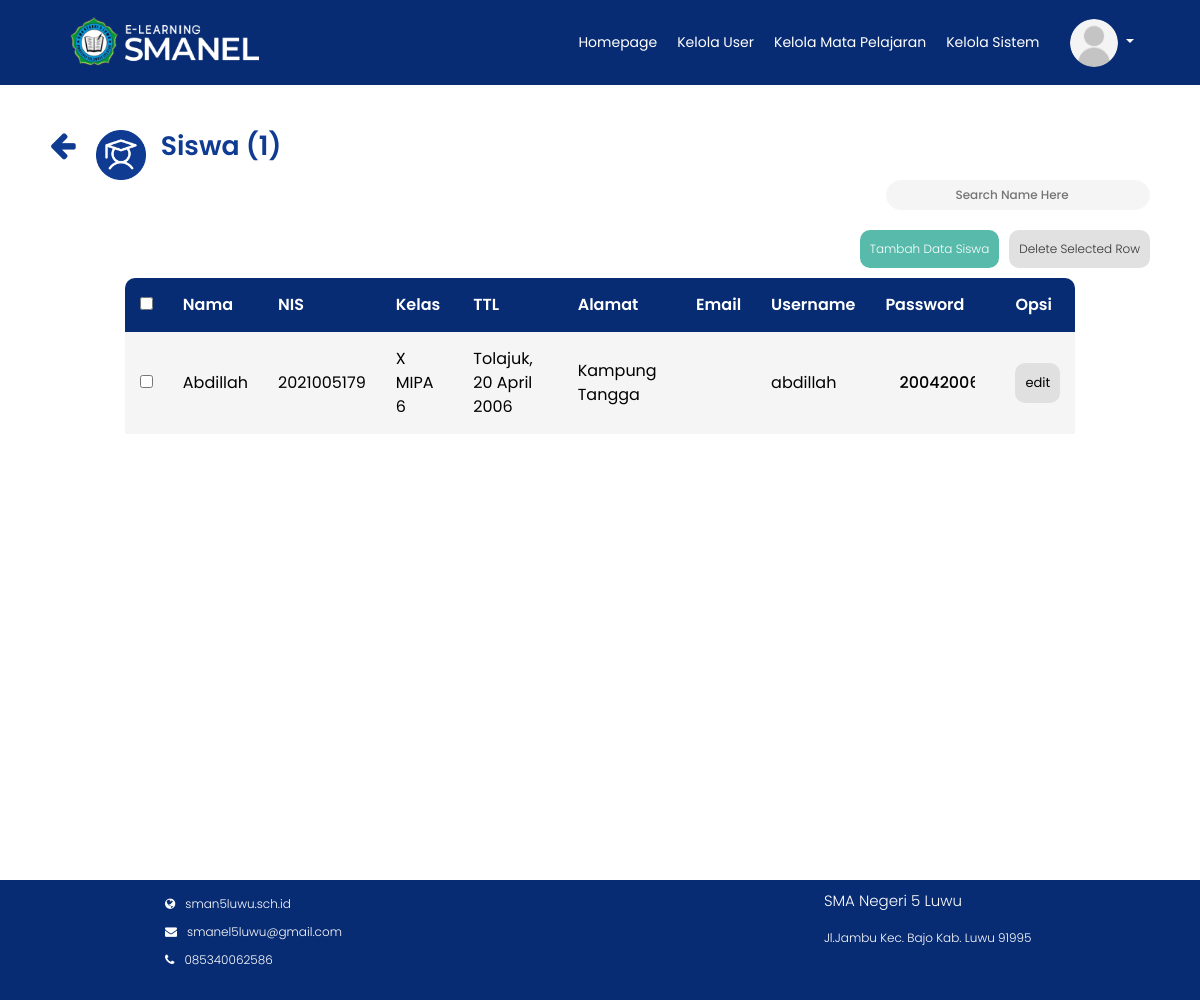
The app's page /Backend/tabelsiswa.php (signed in), older data.
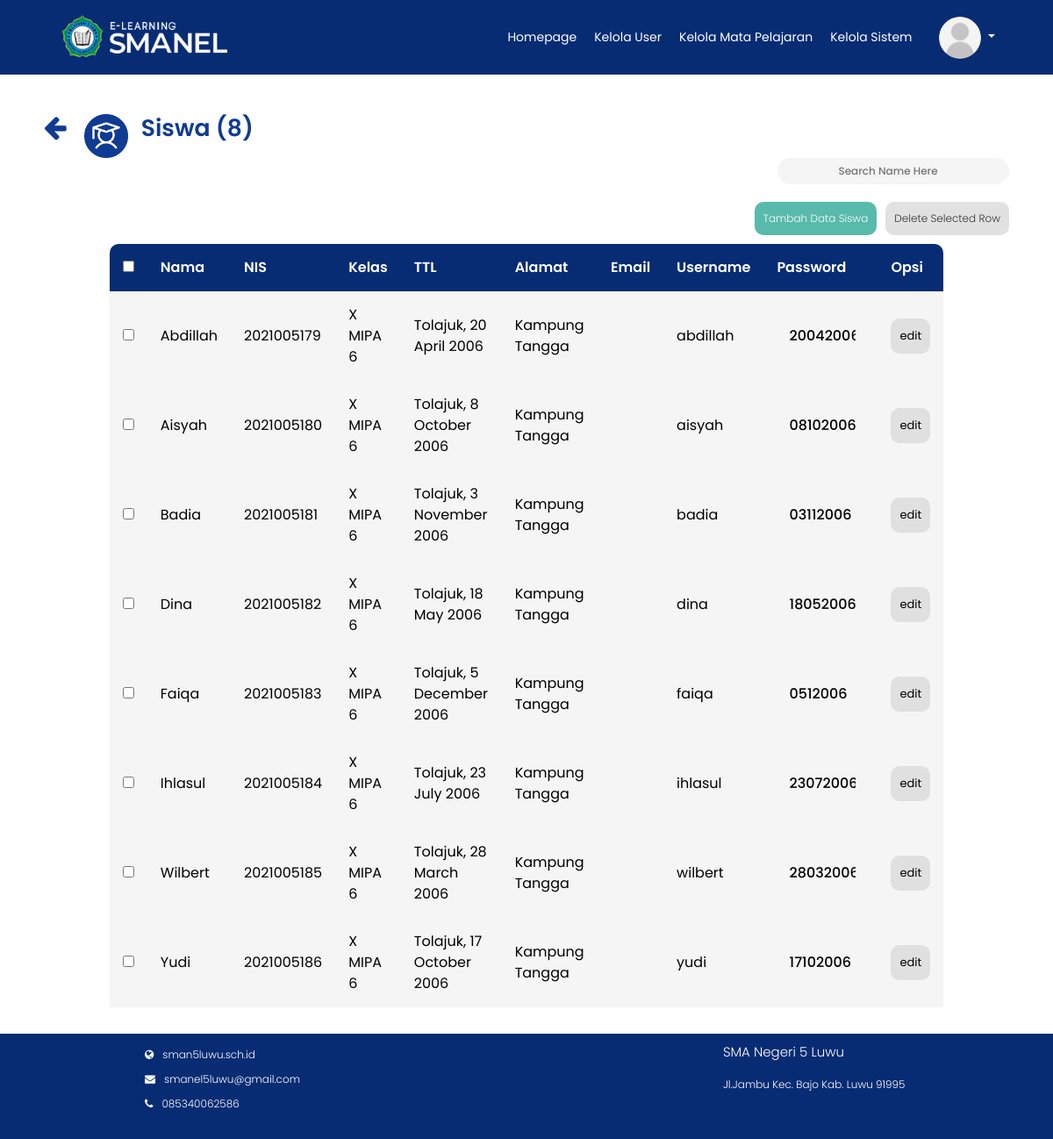
The same page, newer data.
### tables this page shows
CREATE TABLE `user_admin` (
  `Id` int(11) NOT NULL,
  `Nama` varchar(225) NOT NULL,
  `Nip` varchar(225) NOT NULL,
  `Tempat` varchar(225) NOT NULL,
  `Tanggal` date NOT NULL,
  `Email` varchar(225) NOT NULL,
  `Alamat` varchar(225) NOT NULL,
  `Posisi` varchar(225) NOT NULL,
  `Username` varchar(225) NOT NULL,
  `Password` varchar(225) NOT NULL,
  `Profil` varchar(255) NOT NULL
);

CREATE TABLE `user_siswa` (
  `Id` int(11) NOT NULL,
  `Nama` varchar(225) NOT NULL,
  `Nis` varchar(225) NOT NULL,
  `Kelas` varchar(225) NOT NULL,
  `Tempat` varchar(225) NOT NULL,
  `Tanggal` date NOT NULL,
  `Email` varchar(255) NOT NULL,
  `Alamat` varchar(225) NOT NULL,
  `Username` varchar(225) NOT NULL,
  `Password` varchar(225) NOT NULL,
  `Profil` varchar(225) NOT NULL
);

### Backend/functions.php (called while the page is built, shortened)
<?php
function koneksi()
{
    return mysqli_connect('localhost', 'root', '', 'elearning');
}
function query($query)
{
    $conn = koneksi();
    $result = mysqli_query($conn, $query);
    if(mysqli_num_rows($result)==1){
        return mysqli_fetch_assoc($result);
    }
    $rows = [];
    return $rows;
}
function querys($query)
{
    $conn = koneksi();
    $result = mysqli_query($conn, $query);
    $rows = [];
    while ($row = mysqli_fetch_assoc($result)) {
        $rows[] = $row;
    }
    return $rows;
}
?>

### Backend/tabelsiswa.php (the view, shortened to what this page needs)
<?php
require 'functions.php';
?>
<!DOCTYPE html>
<html lang="en">
<head>
    <link rel="stylesheet" href="https://stackpath.bootstrapcdn.com/bootstrap/4.5.0/css/bootstrap.min.css">
    <link rel="stylesheet" href="https://cdnjs.cloudflare.com/ajax/libs/font-awesome/4.7.0/css/font-awesome.min.css">
    <link rel="stylesheet" href="https://maxcdn.bootstrapcdn.com/bootstrap/4.5.2/css/bootstrap.min.css">
    <link rel="stylesheet" href="https://stackpath.bootstrapcdn.com/font-awesome/4.7.0/css/font-awesome.min.css">
    <link rel="stylesheet" href="style.css?<?php echo time() ?>">
</head>
<body>
    <?php require_once('navbar/navbaruser_admin.php') ?>
    <div class="main-container">
        <div class="tabel">
            <div class="tabel-content">
                <div class="doc-header kelola d-flex">
                    <div class="head d-flex">
                        <span><a href="kelola_user.php"><i class="fa fa-arrow-left"></i></a> </span>
                        <div class="icon"><img src="img/student1.png" alt=""></div>
                        <?php
                        $conn = koneksi();
                        $user = "SELECT COUNT(*) FROM user_siswa";
                        $result = mysqli_query($conn, $user);
                        $row = mysqli_fetch_array($result);
                        $total = $row['COUNT(*)'];
                        ?>
                        <h1>Siswa (<?= $total ?>)</h1>
                    </div>
                    <br>
                    <div class="search-bar bar2 d-flex">
                        <form action="" method="post">
                            <input type="search" name="keyword" placeholder="Search Name Here" class="keyword input-field"></input>
                        </form>
                    </div>
                </div>
                <form action="" method="post" id="delete_form">
                    <div class="del-sel">
                        <button style="cursor: pointer;" type="submit" id="submit" name="save" onclick="return confirm('Apakah Anda Yakin Ingin Menghapus Data Ini?')" class="del-item">Delete Selected Row</button>
                        <button style="background: #58BAAB;color: white;outline: none;cursor: pointer;"><a style="color: white;text-decoration: none;" href="tambahsiswa.php">Tambah Data Siswa</a></button>
                    </div>
                    <div class="item-tabel">
                        <table>
                            <tr class="title">
                                <th class="th1"><input type="checkbox" id="checkAl"></th>
                                <th>Nama</th>
                                <th>NIS</th>
                                <th>Kelas</th>
                                <th>TTL</th>
                                <th>Alamat</th>
                                <th>Email</th>
                                <th>Username</th>
                                <th>Password</th>
                                <th class="th2">Opsi</th>
                            </tr>
                            <?php
                            $user = querys("SELECT * FROM user_siswa");
                            foreach ($user as $u) : ?>
                                <tr class="item items">
                                    <td><input type="checkbox" id="checkItem" name="check[]" value="<?= $u["Id"] ?> id=""></td>
                                <td><?php echo $u["Nama"] ?></td>
                                <td><?= $u["Nis"] ?></td>
                                <td><?= strtoupper($u["Kelas"]) ?></td>
                                <td><?= $u["Tempat"] ?>, <?= date("j F Y", strtotime($u["Tanggal"])) ?></td>
                                <td><?= $u["Alamat"] ?></td>
                                <td><?php echo $u["Email"] ?></td>
                                <td><?= $u["Username"] ?></td>
                                <td><input value=" <?= $u["Password"] ?>" name="password" type="teks" id="password-field" readonly>
                                    <td>
                                        <div class="opsi">
                                            <button class="edit" onclick="location.href='editsiswa.php?Id=<?= $u["Id"] ?>'"><a href="editsiswa.php?Id=<?= $u["Id"] ?>">edit</a></button>
                                        </div>
                                    </td>
                                </tr>
                            <?php endforeach ?>
                        </table>
                    </div>
                </form>
            </div>
        </div>
    </div>
    <div class="footer">
        <div class="nama-footer">
            <p class="tfooter">SMA Negeri 5 Luwu</p>
            <p>Jl.Jambu Kec. Bajo Kab. Luwu 91995</p>
        </div>
        <div class="web">
            <ul>
                <li><a href="http://sman5luwu.sch.id/index.php"><i class="fa fa-globe"></i><span>sman5luwu.sch.id</span></a>
                </li>
                <li><a href="#"><i class="fa fa-envelope"></i><span>smanel5luwu@gmail.com</span></a></li>
                <li><a href="#"><i class="fa fa-phone"></i><span>085340062586</span></a></li>
            </ul>
        </div>
    </div>
</body>
</html>

### Backend/navbar/navbaruser_admin.php (shortened to what this page needs)
<?php
$nama = $_SESSION["Nama"];
$user = query("SELECT * FROM user_admin WHERE Nama = '$nama'");
?>
<nav class="navbar navbar-expand-lg navbar-light fixed-top">
  <div class="navbar-header">
    <img src="img/logo.png" alt="">
  </div>
  <div class="collapse navbar-collapse" id="navbarNav">
    <ul class="navbar-nav ml-auto">
      <li class="name nav-item">
        <a href="homepage_admin.php" class="btn" aria-hidden="true">Homepage</a>
      </li>
      <li class="mapel nav-item">
        <a href="kelola_user.php" class="btn active" aria-hidden="true">Kelola User</a>
      </li>
      <li class="search-mapel nav-item">
        <a href="kelola_mapel.php" class="btn" aria-hidden="true">Kelola Mata Pelajaran</a>
      </li>
      <li class="leader nav-item">
        <a href="kelola_sistem.php" class="btn" aria-hidden="true">Kelola Sistem</a>
      </li>
    </ul>
    <div class="profil nav-item dropdown-toggle" type="button" data-toggle="dropdown" aria-haspopup="true" aria-expanded="false">
      <img alt="your image" src="img/<?php echo $user["Profil"]; ?>" title="<?php echo  $user["Profil"];  ?>" style="border-radius: 50%;">
    </div>
  </div>
</nav>

### Backend/style.css (style rules this page uses)
* { margin: 0; padding: 0; box-sizing: border-box; font-family: 'Poppins', sans-serif; font-weight: 300; }
body { font-family: 'Poppins', sans-serif; font-weight: 300; min-height: 100%; outline: none; }
.navbar { background-color: #082C73; color: white; }
.navbar-header img { height: 8vh; margin-top: 5px; margin-left: 5vh; padding-bottom: 8px; color: white; }
.navbar .navbar-header { color: #fefefe; padding-left: 10px; }
.navbar .navbar-nav li a { padding: 10px; color: white; text-decoration: none; transition: 0.5s ease; border: none; font-size: 14px; float: right; }
#navbarNav .profil { margin: 0 20px; padding-right: 30px; float: right; }
#navbarNav .profil img { width: 6vh; }
.footer { display: grid; height: max-content; width: 100%; bottom: 0; background-color: #082C73; position: relative; padding: 10px; font-size: 12px; }
.footer .web { grid-column: 1; grid-row: 4; margin-left: 150px; }
.footer .web-detail-mapel ul li, .footer .web ul li { list-style: none; padding: 5px; }
.footer .web-detail-mapel span, .footer .web span { color: white; padding: 10px; }
.footer .web-detail-mapel i, .footer .web i { color: white; }
.footer .nama-footer { grid-column: 3; grid-row: 4; color: white; margin-left: 150px; }
.footer .nama-footer .tfooter, .footer .nama-footer-mapel .tfooter { font-size: 15px; }
.btn { display: flex; justify-content: center; }
.doc-header { margin-top: 80px; padding: 50px 50px 0px; height: max-content; color: #0F3B92; }
.doc-header h1 { font-size: 20pt; font-weight: 600; padding-left: 30px; padding-right: 20px; flex: 1; }
.doc-header a { color: #0F3B92; text-decoration: none; cursor: pointer; }
.doc-header .fa-arrow-left { font-size: 30px; }
table { font-family: arial, sans-serif; border-collapse: collapse; width: 80%; margin: 0px auto; }
th { font-weight: 600; }
td, th { border: 0px; text-align: left; padding: 15px; }
td { font-weight: 400; }
td a { text-decoration: none; color: black; font-weight: 400; }
tr { background-color: #dedede; }
.th1, .td1 { border-top-left-radius: 10px; border-bottom-left-radius: 10px; }
.th2, .td2 { border-top-right-radius: 10px; border-bottom-right-radius: 10px; }
tr:nth-child(even) { background-color: #ffff; }
.doc-header .head { flex: 1; }
.tabel-content { width: 100%; min-height: 100vh; }
.tabel-content .doc-header { overflow: hidden; }
.tabel-content .doc-header .icon { margin-left: 20px; margin-right: -15px; }
.tabel-content .doc-header img { width: 50px; }
.tabel-content .del-sel button { background: #dddd ; outline: none; border: none; border-radius: 10px; padding: 10px; float: right; font-size: 12px; margin-top: -30px; color: #333; }
.item-tabel { width: 90%; margin: 20px auto; overflow: auto; }
.item-tabel table { width: 88% !important; margin: 10px auto; }
.item-tabel table .title { background: #082C73; border-top-left-radius: 10px; border-top-right-radius: 10px; color: white; }
.item-tabel table .title .th1 { border-top-left-radius: 10px; border-bottom-left-radius: 0px; }
.item-tabel table .title .th2 { border-top-right-radius: 10px; border-bottom-right-radius: 0px; }
.item-tabel table .item { color: black; background: #f1eeee; }
.field-user label, input { padding: 10px; }
.search-bar { position: absolute; left: 854px; top: 165px; }
.icon { color: #919191; }
.input-field { height: 30px; width: 264px; background: #F5F5F5; border: 1px solid #F5F5F5; border-radius: 21px; font-family: 'Poppins'; font-style: normal; font-weight: 500; font-size: 12px; line-height: 18px; text-align: center; color: #909090; outline: none; }
.table-header td, th { text-align: center; }
.table-cell tr, td { background: #F5F5F5; }
.navbar-collapse { flex-grow: 0 !important; }
@media (min-width: 992px) { .navbar-expand-lg .navbar-collapse { margin-left: auto; } }
tr.item td { text-align: center; }
tr.title th,tr.items td { text-align: left !important; }
tr.items input#password-field { background: none; outline: none; border: none; font-weight: 500; width: 100px !important; }
button.del-item { margin-right: 50px; margin-left: 10px; }
.bar2 { position: relative !important; float: right; left: 0px !important; right: 0px !important; top: 0px !important; margin-left: auto; }
.doc-header.kelola.d-flex { min-height: 180px; }
.opsi button.edit { background: #dddd; border: none; outline: none; padding: 10px; border-radius: 10px; font-size: 13px; font-weight: 500; cursor: pointer; }
.item-tabel .items td { text-align: left !important; }

Row changes from the older to the newer data that the page shows:
added user_siswa: Nama "Aisyah", Nis "2021005180", Kelas "X MIPA 6", Tempat "Tolajuk", Tanggal "8 October 2006", Alamat "Kampung Tangga", Username "aisyah", password "08102006"
added user_siswa: Nama "Badia", Nis "2021005181", Kelas "X MIPA 6", Tempat "Tolajuk", Tanggal "3 November 2006", Alamat "Kampung Tangga", Username "badia", password "03112006"
added user_siswa: Nama "Dina", Nis "2021005182", Kelas "X MIPA 6", Tempat "Tolajuk", Tanggal "18 May 2006", Alamat "Kampung Tangga", Username "dina", password "18052006"
added user_siswa: Nama "Faiqa", Nis "2021005183", Kelas "X MIPA 6", Tempat "Tolajuk", Tanggal "5 December 2006", Alamat "Kampung Tangga", Username "faiqa", password "0512006"
added user_siswa: Nama "Ihlasul", Nis "2021005184", Kelas "X MIPA 6", Tempat "Tolajuk", Tanggal "23 July 2006", Alamat "Kampung Tangga", Username "ihlasul", password "23072006"
added user_siswa: Nama "Wilbert", Nis "2021005185", Kelas "X MIPA 6", Tempat "Tolajuk", Tanggal "28 March 2006", Alamat "Kampung Tangga", Username "wilbert", password "28032006"
added user_siswa: Nama "Yudi", Nis "2021005186", Kelas "X MIPA 6", Tempat "Tolajuk", Tanggal "17 October 2006", Alamat "Kampung Tangga", Username "yudi", password "17102006"
Text that changed along with them:
$total: "1" → "8"
